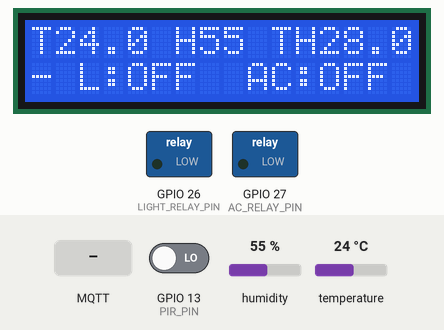
This program was run on a simulated ESP32. On the bench: 16×2 character LCD, switched loads named in the program (green lamp = pin HIGH). Inputs (shaded band) come from the test bench; at power-on: GPIO 13 (PIR_PIN) LOW, temperature 24 °C, humidity 55 %. WiFi joins after 1.5 s; servers stay silent unless stated; random numbers use the default seed unless the program sets one; no MQTT or app messages arrive unless stated; what the program prints to the serial monitor is not drawn.

Above: at 3.3 s.
3.4 s: GPIO 13 (PIR_PIN) driven HIGH
At 5.0 s:
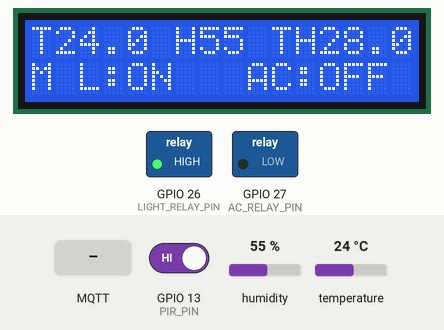
5.3 s: temperature set to 27.3 °C
At 8.2 s:
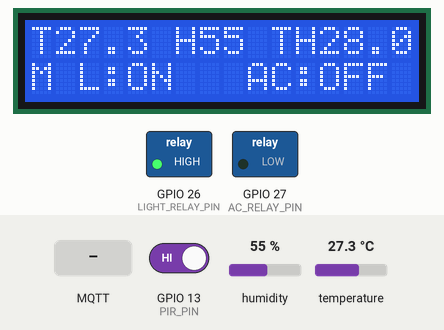
9.1 s: temperature set to 28.5 °C
At 11.5 s:
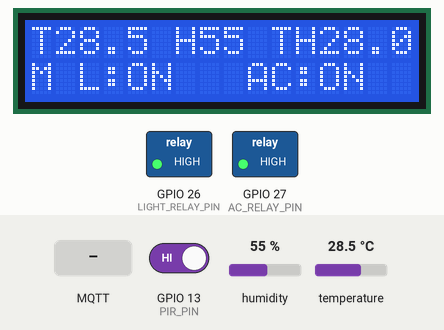
11.8 s: MQTT message "OFF" arrives on the first subscribed topic
At 12.5 s:
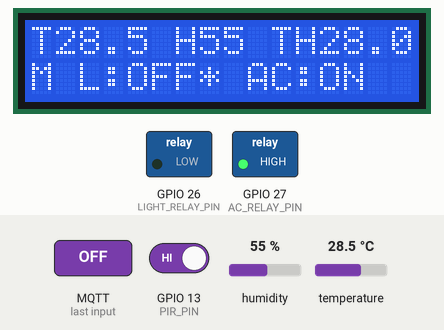
13.4 s: MQTT message "ON" arrives on the first subscribed topic
At 14.5 s:
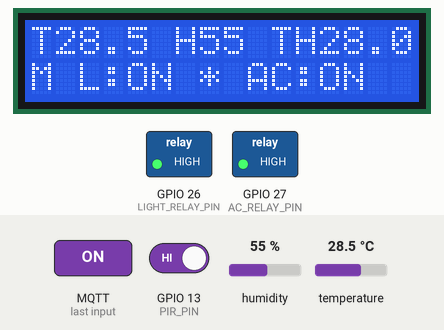
15.0 s: MQTT message "ON" arrives on the second subscribed topic
At 15.6 s:
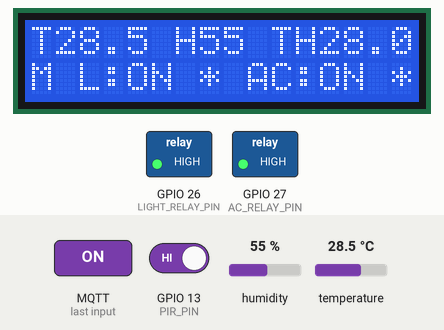
Timing chart, 0 to 17.7 s (numbered marks = the images above; inputs shaded):
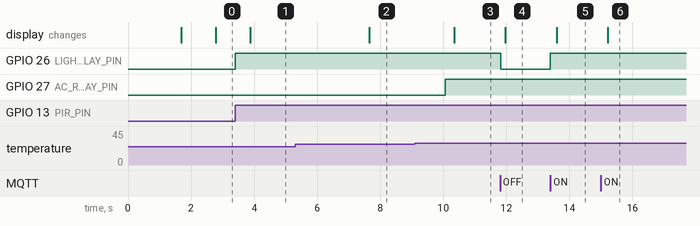

The program:

main.cpp
```cpp
#include <Arduino.h>
// =====================================================================
//  Smart room node (Wokwi): ESP32 + PIR + DHT22 + 2 relays + LCD
//  - Light turns ON when motion is detected
//  - AC turns ON when room is occupied AND temperature >= threshold
//  - Both turn OFF after no motion for the occupancy timeout
//  - The hub can monitor everything and override each device over MQTT
//  - Automation runs on the ESP32 itself, so it keeps working if the hub is offline
// =====================================================================
#include <WiFi.h>
#include <PubSubClient.h>
#include <LiquidCrystal_I2C.h>
#include "DHTesp.h"

// ---------------- Settings ----------------
const char* WIFI_SSID = "Wokwi-GUEST";        // Wokwi's built-in virtual WiFi
const char* WIFI_PASS = "";
const char* BROKER    = "broker.hivemq.com";  // free public broker
const int   PORT      = 1883;
const String BASE     = "Claude-iotsim/home/livingroom";  // CHANGE "yourname" to something unique

// Pins
const int PIR_PIN         = 13;
const int DHT_PIN         = 15;
const int LIGHT_RELAY_PIN = 26;
const int AC_RELAY_PIN    = 27;

// Automation (threshold and timeout can be changed from the hub at runtime)
float tempThreshold               = 28.0;   // deg C
const float HYSTERESIS            = 1.0;    // AC turns off at threshold - 1.0 (prevents rapid on/off)
unsigned long occupancyTimeoutMs  = 30000;  // 30 s for demo; real rooms use 5-15 min

// Timing
const unsigned long DHT_READ_MS   = 2500;   // DHT22 needs >= 2 s between reads
const unsigned long TEMP_PUB_MS   = 10000;
const unsigned long STATUS_PUB_MS = 10000;
const unsigned long MQTT_RETRY_MS = 5000;
const unsigned long LCD_MS        = 500;

// ---------------- Globals ----------------
WiFiClient net;
PubSubClient mqtt(net);
DHTesp dht;
LiquidCrystal_I2C lcd(0x27, 16, 2);

enum Mode { AUTO_MODE, MANUAL_MODE };
struct Actuator { const char* name; int pin; bool on; Mode mode; };
Actuator light = { "light", LIGHT_RELAY_PIN, false, AUTO_MODE };
Actuator ac    = { "ac",    AC_RELAY_PIN,    false, AUTO_MODE };

bool motion = false;
bool everMotion = false;
unsigned long lastMotionMs = 0;
float temperature = NAN, humidity = NAN;
unsigned long lastDhtRead = 0, lastTempPub = 0, lastStatusPub = 0, lastMqttTry = 0, lastLcd = 0;

// ---------------- Helpers ----------------
String topic(const String& sub) { return BASE + "/" + sub; }
String num(float v) { return isnan(v) ? String("null") : String(v, 1); }
const char* modeStr(Mode m) { return m == AUTO_MODE ? "AUTO" : "MANUAL"; }

void pub(const String& t, const String& payload, bool retain = true) {
  Serial.printf(">> %s %s\n", t.c_str(), payload.c_str());
  if (mqtt.connected()) mqtt.publish(t.c_str(), payload.c_str(), retain);
}

bool isOccupied() {
  return motion || (everMotion && millis() - lastMotionMs < occupancyTimeoutMs);
}

void publishActuator(Actuator& a, const char* source) {
  String p = String("{\"state\":\"") + (a.on ? "ON" : "OFF") +
             "\",\"mode\":\"" + modeStr(a.mode) +
             "\",\"source\":\"" + source + "\"}";
  pub(topic(String(a.name) + "/state"), p);
}

void publishMotion() {
  pub(topic("motion"), String("{\"motion\":") + (motion ? "true" : "false") + "}");
}

void publishTemp() {
  if (isnan(temperature)) return;
  pub(topic("temp"), "{\"temperature\":" + num(temperature) + ",\"humidity\":" + num(humidity) + "}");
  lastTempPub = millis();
}

void publishConfig() {
  pub(topic("config/state"), "{\"threshold\":" + String(tempThreshold, 1) +
      ",\"timeout_s\":" + String(occupancyTimeoutMs / 1000) + "}");
}

void publishStatus() {
  String p = "{";
  p += "\"motion\":" + String(motion ? "true" : "false");
  p += ",\"occupied\":" + String(isOccupied() ? "true" : "false");
  p += ",\"temperature\":" + num(temperature);
  p += ",\"humidity\":" + num(humidity);
  p += ",\"light\":\"" + String(light.on ? "ON" : "OFF") + "\",\"light_mode\":\"" + modeStr(light.mode) + "\"";
  p += ",\"ac\":\"" + String(ac.on ? "ON" : "OFF") + "\",\"ac_mode\":\"" + modeStr(ac.mode) + "\"";
  p += ",\"threshold\":" + String(tempThreshold, 1);
  p += ",\"timeout_s\":" + String(occupancyTimeoutMs / 1000);
  p += ",\"rssi\":" + String(WiFi.RSSI());
  p += ",\"uptime_s\":" + String(millis() / 1000);
  p += "}";
  pub(topic("status"), p, false);
  lastStatusPub = millis();
}

// ---------------- Actuators & automation ----------------
void setActuator(Actuator& a, bool on, const char* source) {
  if (a.on == on) return;
  a.on = on;
  digitalWrite(a.pin, on ? HIGH : LOW);   // relay clicks, lamp LED follows
  publishActuator(a, source);
}

void runAutomation() {
  bool occ = isOccupied();
  if (light.mode == AUTO_MODE) setActuator(light, occ, "auto");
  if (ac.mode == AUTO_MODE && !isnan(temperature)) {
    if (occ && temperature >= tempThreshold)                     setActuator(ac, true,  "auto");
    else if (!occ || temperature <= tempThreshold - HYSTERESIS)  setActuator(ac, false, "auto");
  }
}

// Commands from the hub: "ON" / "OFF" = manual override, "AUTO" = back to automation
void handleCommand(Actuator& a, const String& cmd) {
  if (cmd == "ON" || cmd == "OFF") {
    a.mode = MANUAL_MODE;
    bool want = (cmd == "ON");
    if (a.on == want) publishActuator(a, "manual");
    else setActuator(a, want, "manual");
  } else if (cmd == "AUTO") {
    a.mode = AUTO_MODE;
    publishActuator(a, "auto");
    runAutomation();
  }
}

void onMessage(char* t, byte* payload, unsigned int len) {
  String msg;
  for (unsigned int i = 0; i < len; i++) msg += (char)payload[i];
  msg.trim();
  String cmd = msg; cmd.toUpperCase();
  String tp(t);
  Serial.printf("<< %s %s\n", t, msg.c_str());

  if (tp == topic("light/set"))      handleCommand(light, cmd);
  else if (tp == topic("ac/set"))    handleCommand(ac, cmd);
  else if (tp == topic("config/threshold")) {
    float v = msg.toFloat();
    if (v >= 16 && v <= 40) { tempThreshold = v; publishConfig(); runAutomation(); }
  } else if (tp == topic("config/timeout")) {
    long s = msg.toInt();
    if (s >= 5 && s <= 3600) { occupancyTimeoutMs = s * 1000UL; publishConfig(); }
  }
}

// ---------------- Connectivity ----------------
void connectWiFi() {
  lcd.clear(); lcd.print("Connecting WiFi");
  WiFi.begin(WIFI_SSID, WIFI_PASS);
  while (WiFi.status() != WL_CONNECTED) { delay(250); Serial.print("."); }
  Serial.println(" WiFi connected");
}

void ensureMqtt() {
  if (mqtt.connected()) return;
  if (lastMqttTry != 0 && millis() - lastMqttTry < MQTT_RETRY_MS) return;
  lastMqttTry = millis();

  String id = "room-node-" + String((uint32_t)esp_random(), HEX);
  String avail = topic("availability");
  // Last Will: broker publishes "offline" automatically if this device disappears
  if (mqtt.connect(id.c_str(), avail.c_str(), 1, true, "offline")) {
    Serial.println("MQTT connected");
    pub(avail, "online");
    mqtt.subscribe(topic("light/set").c_str(), 1);
    mqtt.subscribe(topic("ac/set").c_str(), 1);
    mqtt.subscribe(topic("config/threshold").c_str(), 1);
    mqtt.subscribe(topic("config/timeout").c_str(), 1);
    publishActuator(light, "boot");
    publishActuator(ac, "boot");
    publishMotion();
    publishConfig();
  } else {
    Serial.printf("MQTT failed (rc=%d), retrying\n", mqtt.state());
  }
}

// ---------------- LCD ----------------
void printLine(int row, const char* s) {
  lcd.setCursor(0, row);
  lcd.print(s);
  for (int i = strlen(s); i < 16; i++) lcd.print(' ');
}

void updateLcd() {
  char l1[17], l2[17];
  if (isnan(temperature)) snprintf(l1, sizeof(l1), "T--.- H-- TH%4.1f", tempThreshold);
  else snprintf(l1, sizeof(l1), "T%4.1f H%2.0f TH%4.1f", temperature, humidity, tempThreshold);
  // M = occupied, * = device is in manual override
  snprintf(l2, sizeof(l2), "%c L:%-3s%c AC:%-3s%c",
           isOccupied() ? 'M' : '-',
           light.on ? "ON" : "OFF", light.mode == MANUAL_MODE ? '*' : ' ',
           ac.on ? "ON" : "OFF",    ac.mode == MANUAL_MODE ? '*' : ' ');
  printLine(0, l1);
  printLine(1, l2);
  lastLcd = millis();
}

// ---------------- Main ----------------
void setup() {
  Serial.begin(115200);
  pinMode(PIR_PIN, INPUT);
  pinMode(LIGHT_RELAY_PIN, OUTPUT);
  pinMode(AC_RELAY_PIN, OUTPUT);
  digitalWrite(LIGHT_RELAY_PIN, LOW);
  digitalWrite(AC_RELAY_PIN, LOW);

  lcd.init();
  lcd.backlight();
  dht.setup(DHT_PIN, DHTesp::DHT22);

  connectWiFi();
  mqtt.setServer(BROKER, PORT);
  mqtt.setBufferSize(512);
  mqtt.setCallback(onMessage);
  ensureMqtt();
  updateLcd();
}

void loop() {
  if (WiFi.status() != WL_CONNECTED) WiFi.reconnect();
  ensureMqtt();
  mqtt.loop();

  // Motion
  bool m = digitalRead(PIR_PIN) == HIGH;
  if (m) { lastMotionMs = millis(); everMotion = true; }
  if (m != motion) { motion = m; publishMotion(); }

  // Temperature & humidity
  if (millis() - lastDhtRead > DHT_READ_MS) {
    lastDhtRead = millis();
    TempAndHumidity d = dht.getTempAndHumidity();
    if (dht.getStatus() == 0) { temperature = d.temperature; humidity = d.humidity; }
  }
  if (millis() - lastTempPub > TEMP_PUB_MS) publishTemp();

  runAutomation();

  if (millis() - lastStatusPub > STATUS_PUB_MS) publishStatus();
  if (millis() - lastLcd > LCD_MS) updateLcd();
  delay(20);
}
```

Measured:
- the behaviour switches between 27.9 and 28 °C on temperature (found by bisection; images 2 and 3)
- after the input at 3.4 s, GPIO 26 (LIGHT_RELAY_PIN): LOW → HIGH at once; the display: changes after 0.47 s (image 1)
- after the input at 5.3 s, the display: changes after 2.3 s (image 2)
- after the input at 9.1 s, GPIO 27 (AC_RELAY_PIN): LOW → HIGH after 0.97 s; the display: changes after 1.2 s (image 3)
- after the input at 11.8 s, GPIO 26 (LIGHT_RELAY_PIN): HIGH → LOW at once; the display: changes after 0.17 s (image 4)
- after the input at 13.4 s, GPIO 26 (LIGHT_RELAY_PIN): LOW → HIGH at once; the display: changes after 0.19 s (image 5)
- after the input at 15.0 s, the display: changes after 0.22 s (image 6)
